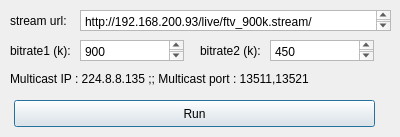
<?xml version="1.0" encoding="UTF-8"?>
<ui version="4.0">
 <class>Dialog</class>
 <widget class="QDialog" name="Dialog">
  <property name="geometry">
   <rect>
    <x>0</x>
    <y>0</y>
    <width>400</width>
    <height>137</height>
   </rect>
  </property>
  <property name="windowTitle">
   <string>Stream2MulticastGUI</string>
  </property>
  <widget class="QLabel" name="label">
   <property name="geometry">
    <rect>
     <x>10</x>
     <y>10</y>
     <width>71</width>
     <height>21</height>
    </rect>
   </property>
   <property name="text">
    <string>stream url:</string>
   </property>
  </widget>
  <widget class="QTextEdit" name="Edit_Url">
   <property name="geometry">
    <rect>
     <x>80</x>
     <y>10</y>
     <width>311</width>
     <height>21</height>
    </rect>
   </property>
   <property name="html">
    <string>&lt;!DOCTYPE HTML PUBLIC &quot;-//W3C//DTD HTML 4.0//EN&quot; &quot;http://www.w3.org/TR/REC-html40/strict.dtd&quot;&gt;
&lt;html&gt;&lt;head&gt;&lt;meta name=&quot;qrichtext&quot; content=&quot;1&quot; /&gt;&lt;style type=&quot;text/css&quot;&gt;
p, li { white-space: pre-wrap; }
&lt;/style&gt;&lt;/head&gt;&lt;body style=&quot; font-family:'Sans'; font-size:9pt; font-weight:400; font-style:normal;&quot;&gt;
&lt;p style=&quot; margin-top:0px; margin-bottom:0px; margin-left:0px; margin-right:0px; -qt-block-indent:0; text-indent:0px;&quot;&gt;http://192.168.200.93/live/ftv_900k.stream/playlist.m3u8?pf=monitor&lt;/p&gt;&lt;/body&gt;&lt;/html&gt;</string>
   </property>
  </widget>
  <widget class="QLabel" name="label_2">
   <property name="geometry">
    <rect>
     <x>10</x>
     <y>40</y>
     <width>71</width>
     <height>21</height>
    </rect>
   </property>
   <property name="text">
    <string>bitrate1 (k):</string>
   </property>
  </widget>
  <widget class="QLabel" name="label_3">
   <property name="geometry">
    <rect>
     <x>200</x>
     <y>40</y>
     <width>71</width>
     <height>21</height>
    </rect>
   </property>
   <property name="text">
    <string>bitrate2 (k):</string>
   </property>
  </widget>
  <widget class="QTextEdit" name="EditBitRate1">
   <property name="geometry">
    <rect>
     <x>80</x>
     <y>40</y>
     <width>104</width>
     <height>21</height>
    </rect>
   </property>
   <property name="html">
    <string>&lt;!DOCTYPE HTML PUBLIC &quot;-//W3C//DTD HTML 4.0//EN&quot; &quot;http://www.w3.org/TR/REC-html40/strict.dtd&quot;&gt;
&lt;html&gt;&lt;head&gt;&lt;meta name=&quot;qrichtext&quot; content=&quot;1&quot; /&gt;&lt;style type=&quot;text/css&quot;&gt;
p, li { white-space: pre-wrap; }
&lt;/style&gt;&lt;/head&gt;&lt;body style=&quot; font-family:'Sans'; font-size:9pt; font-weight:400; font-style:normal;&quot;&gt;
&lt;p style=&quot; margin-top:0px; margin-bottom:0px; margin-left:0px; margin-right:0px; -qt-block-indent:0; text-indent:0px;&quot;&gt;900&lt;/p&gt;&lt;/body&gt;&lt;/html&gt;</string>
   </property>
  </widget>
  <widget class="QTextEdit" name="EditBitRate2">
   <property name="geometry">
    <rect>
     <x>270</x>
     <y>40</y>
     <width>104</width>
     <height>21</height>
    </rect>
   </property>
   <property name="html">
    <string>&lt;!DOCTYPE HTML PUBLIC &quot;-//W3C//DTD HTML 4.0//EN&quot; &quot;http://www.w3.org/TR/REC-html40/strict.dtd&quot;&gt;
&lt;html&gt;&lt;head&gt;&lt;meta name=&quot;qrichtext&quot; content=&quot;1&quot; /&gt;&lt;style type=&quot;text/css&quot;&gt;
p, li { white-space: pre-wrap; }
&lt;/style&gt;&lt;/head&gt;&lt;body style=&quot; font-family:'Sans'; font-size:9pt; font-weight:400; font-style:normal;&quot;&gt;
&lt;p style=&quot; margin-top:0px; margin-bottom:0px; margin-left:0px; margin-right:0px; -qt-block-indent:0; text-indent:0px;&quot;&gt;450&lt;/p&gt;&lt;/body&gt;&lt;/html&gt;</string>
   </property>
  </widget>
  <widget class="QLabel" name="label_4">
   <property name="geometry">
    <rect>
     <x>10</x>
     <y>70</y>
     <width>371</width>
     <height>17</height>
    </rect>
   </property>
   <property name="text">
    <string>Multicast IP : 224.8.8.135 ;; Multicast port : 13511,13521</string>
   </property>
  </widget>
  <widget class="QPushButton" name="ButtonRunStop">
   <property name="geometry">
    <rect>
     <x>14</x>
     <y>100</y>
     <width>361</width>
     <height>27</height>
    </rect>
   </property>
   <property name="text">
    <string>Run</string>
   </property>
  </widget>
 </widget>
 <resources/>
 <connections>
  <connection>
   <sender>ButtonRunStop</sender>
   <signal>clicked()</signal>
   <receiver>Dialog</receiver>
   <slot>slotRunStop()</slot>
   <hints>
    <hint type="sourcelabel">
     <x>194</x>
     <y>113</y>
    </hint>
    <hint type="destinationlabel">
     <x>199</x>
     <y>68</y>
    </hint>
   </hints>
  </connection>
 </connections>
 <slots>
  <slot>slotRunStop()</slot>
 </slots>
</ui>
